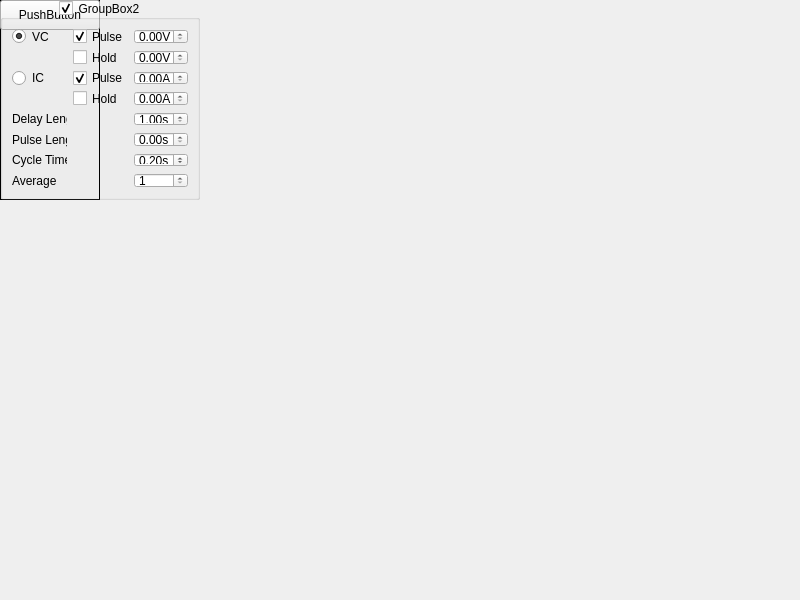
<?xml version="1.0" encoding="UTF-8"?>
<ui version="4.0">
 <class>MainWindow</class>
 <widget class="QMainWindow" name="MainWindow">
  <property name="geometry">
   <rect>
    <x>0</x>
    <y>0</y>
    <width>800</width>
    <height>600</height>
   </rect>
  </property>
  <property name="windowTitle">
   <string>Patch</string>
  </property>
  <layout class="QHBoxLayout" name="horizontalLayout">
   <item>
    <widget class="QFrame" name="frame">
     <property name="sizePolicy">
      <sizepolicy hsizetype="Maximum" vsizetype="Maximum">
       <horstretch>0</horstretch>
       <verstretch>0</verstretch>
      </sizepolicy>
     </property>
     <property name="minimumSize">
      <size>
       <width>100</width>
       <height>200</height>
      </size>
     </property>
     <property name="frameShape">
      <enum>QFrame::Panel</enum>
     </property>
     <property name="frameShadow">
      <enum>QFrame::Plain</enum>
     </property>
    </widget>
   </item>
   <item>
    <widget class="QPushButton" name="pushButton">
     <property name="text">
      <string>PushButton</string>
     </property>
    </widget>
   </item>
   <item>
    <widget class="QGroupBox" name="groupBox_2">
     <property name="sizePolicy">
      <sizepolicy hsizetype="Fixed" vsizetype="Fixed">
       <horstretch>0</horstretch>
       <verstretch>0</verstretch>
      </sizepolicy>
     </property>
     <property name="minimumSize">
      <size>
       <width>200</width>
       <height>200</height>
      </size>
     </property>
     <property name="title">
      <string>GroupBox2</string>
     </property>
     <property name="alignment">
      <set>Qt::AlignCenter</set>
     </property>
     <property name="flat">
      <bool>false</bool>
     </property>
     <property name="checkable">
      <bool>true</bool>
     </property>
     <layout class="QGridLayout" name="gridLayout_2">
      <item row="0" column="0">
       <widget class="QRadioButton" name="vcModeRadio">
        <property name="text">
         <string>VC</string>
        </property>
        <property name="checked">
         <bool>true</bool>
        </property>
       </widget>
      </item>
      <item row="0" column="1">
       <widget class="QCheckBox" name="vcPulseCheck">
        <property name="text">
         <string>Pulse</string>
        </property>
        <property name="checked">
         <bool>true</bool>
        </property>
       </widget>
      </item>
      <item row="0" column="2">
       <widget class="SpinBox" name="vcPulseSpin">
        <property name="suffix">
         <string>V</string>
        </property>
       </widget>
      </item>
      <item row="1" column="1">
       <widget class="QCheckBox" name="vcHoldCheck">
        <property name="text">
         <string>Hold</string>
        </property>
       </widget>
      </item>
      <item row="1" column="2">
       <widget class="SpinBox" name="vcHoldSpin">
        <property name="suffix">
         <string>V</string>
        </property>
       </widget>
      </item>
      <item row="2" column="0">
       <widget class="QRadioButton" name="icModeRadio">
        <property name="text">
         <string>IC</string>
        </property>
       </widget>
      </item>
      <item row="2" column="1">
       <widget class="QCheckBox" name="icPulseCheck">
        <property name="text">
         <string>Pulse</string>
        </property>
        <property name="checked">
         <bool>true</bool>
        </property>
       </widget>
      </item>
      <item row="2" column="2">
       <widget class="SpinBox" name="icPulseSpin">
        <property name="suffix">
         <string>A</string>
        </property>
       </widget>
      </item>
      <item row="3" column="1">
       <widget class="QCheckBox" name="icHoldCheck">
        <property name="text">
         <string>Hold</string>
        </property>
       </widget>
      </item>
      <item row="3" column="2">
       <widget class="SpinBox" name="icHoldSpin">
        <property name="suffix">
         <string>A</string>
        </property>
       </widget>
      </item>
      <item row="4" column="1">
       <spacer name="verticalSpacer">
        <property name="orientation">
         <enum>Qt::Vertical</enum>
        </property>
        <property name="sizeHint" stdset="0">
         <size>
          <width>20</width>
          <height>40</height>
         </size>
        </property>
       </spacer>
      </item>
      <item row="5" column="0">
       <widget class="QLabel" name="label_4">
        <property name="text">
         <string>Delay Length</string>
        </property>
       </widget>
      </item>
      <item row="5" column="2">
       <widget class="SpinBox" name="delayTimeSpin">
        <property name="suffix">
         <string>s</string>
        </property>
        <property name="minimum">
         <double>1.000000000000000</double>
        </property>
        <property name="maximum">
         <double>10000.000000000000000</double>
        </property>
        <property name="singleStep">
         <double>1.000000000000000</double>
        </property>
       </widget>
      </item>
      <item row="6" column="0">
       <widget class="QLabel" name="label_3">
        <property name="text">
         <string>Pulse Length</string>
        </property>
       </widget>
      </item>
      <item row="6" column="2">
       <widget class="SpinBox" name="pulseTimeSpin">
        <property name="suffix">
         <string>s</string>
        </property>
        <property name="singleStep">
         <double>1.000000000000000</double>
        </property>
       </widget>
      </item>
      <item row="7" column="0">
       <widget class="QLabel" name="label">
        <property name="text">
         <string>Cycle Time</string>
        </property>
       </widget>
      </item>
      <item row="7" column="2">
       <widget class="SpinBox" name="cycleTimeSpin">
        <property name="sizePolicy">
         <sizepolicy hsizetype="Minimum" vsizetype="Preferred">
          <horstretch>0</horstretch>
          <verstretch>0</verstretch>
         </sizepolicy>
        </property>
        <property name="suffix">
         <string>s</string>
        </property>
        <property name="singleStep">
         <double>1.000000000000000</double>
        </property>
        <property name="value">
         <double>0.200000000000000</double>
        </property>
       </widget>
      </item>
      <item row="8" column="0">
       <widget class="QLabel" name="label_2">
        <property name="text">
         <string>Average</string>
        </property>
       </widget>
      </item>
      <item row="8" column="2">
       <widget class="QSpinBox" name="averageSpin">
        <property name="sizePolicy">
         <sizepolicy hsizetype="Minimum" vsizetype="Preferred">
          <horstretch>0</horstretch>
          <verstretch>0</verstretch>
         </sizepolicy>
        </property>
        <property name="minimum">
         <number>1</number>
        </property>
        <property name="maximum">
         <number>100</number>
        </property>
        <property name="value">
         <number>1</number>
        </property>
       </widget>
      </item>
     </layout>
    </widget>
   </item>
  </layout>
 </widget>
 <customwidgets>
  <customwidget>
   <class>SpinBox</class>
   <extends>QDoubleSpinBox</extends>
   <header>pyqtgraph</header>
  </customwidget>
 </customwidgets>
 <resources/>
 <connections/>
</ui>
